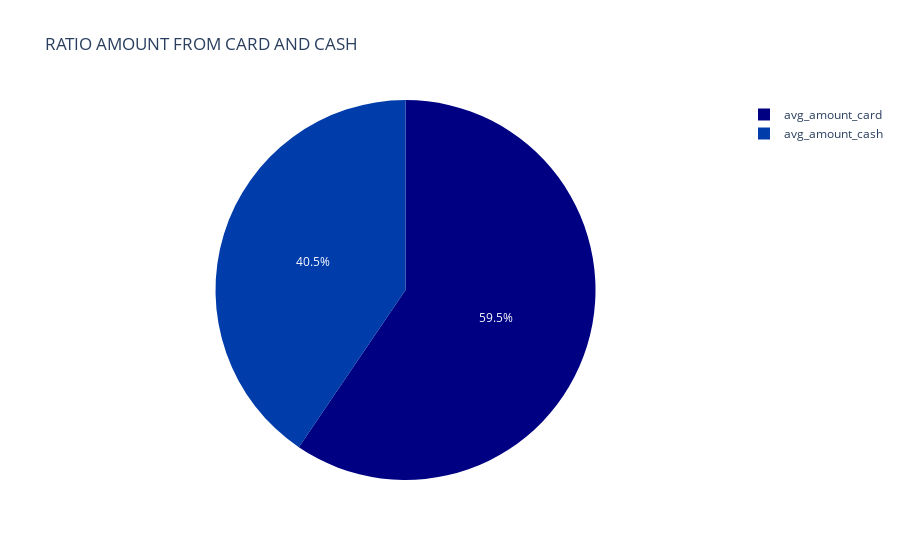

The cell this chart's notebook holds for it:
### Markdown cell above
The average amount using card is more than when using cash. This makes sense as purchases in high amount is more convenient using card.

Let's visualise this with a pie plot. Hover the plot to see more details

### Code cell
fig = px.pie(df2,values=df2.iloc[0],names=df2.columns,hover_data=df2.values,title='RATIO AMOUNT FROM CARD AND CASH', color_discrete_sequence=px.colors.sequential.Jet)
fig.show()

### Figure 1 — Plotly figure (JSON) as saved in the notebook; plotly's stock layout.template omitted (floating-point values rounded to 4 significant figures)
{"data": [{"customdata": [[59.62], [87.56]], "domain": {"x": [0, 1], "y": [0, 1]}, "hovertemplate": "label=%{label}<br>value=%{value}<br>hover_data_0=%{customdata[0]}<extra></extra>", "labels": ["avg_amount_cash", "avg_amount_card"], "legendgroup": "", "name": "", "showlegend": true, "values": [59.62, 87.56], "type": "pie"}], "layout": {"legend": {"tracegroupgap": 0}, "title": {"text": "RATIO AMOUNT FROM CARD AND CASH"}, "piecolorway": ["rgb(0,0,131)", "rgb(0,60,170)", "rgb(5,255,255)", "rgb(255,255,0)", "rgb(250,0,0)", "rgb(128,0,0)"]}}
